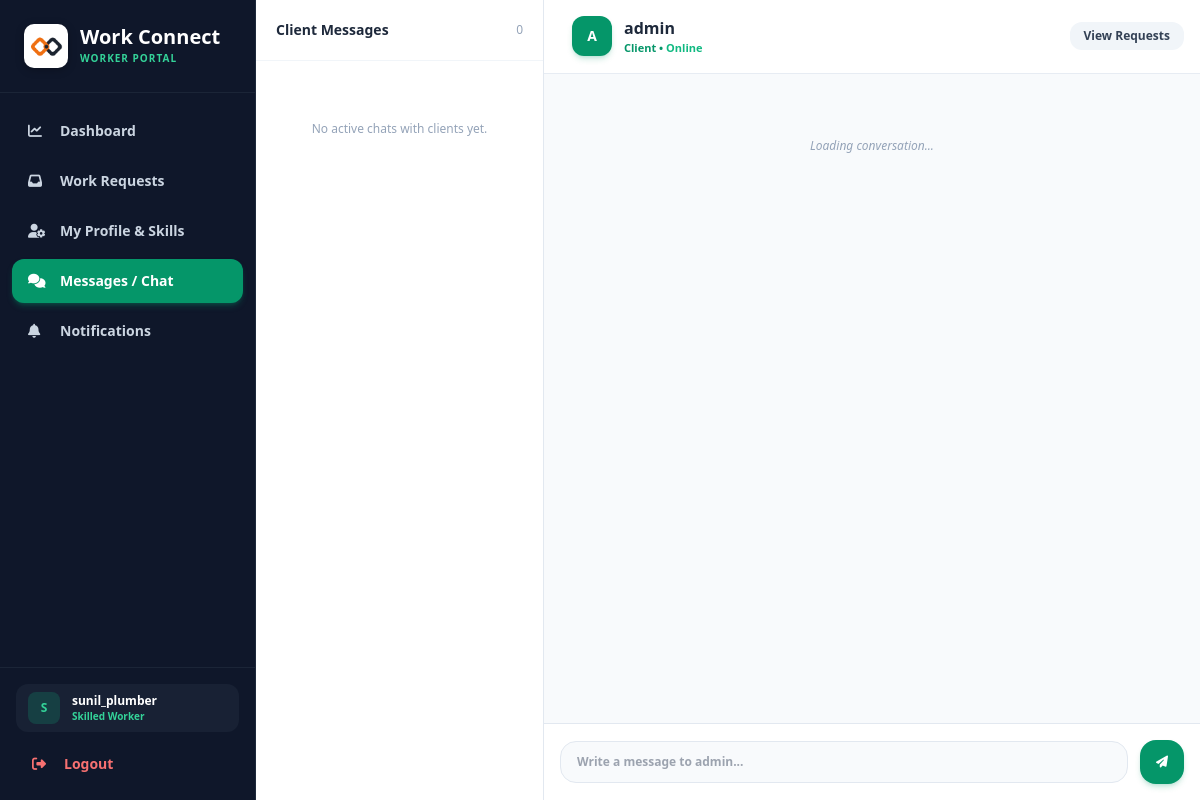
The page /worker/chat.php?user_id=4 (signed in) on the database its author committed.
### tables this page shows
CREATE TABLE `users` (
  `id` int(11) NOT NULL AUTO_INCREMENT,
  `username` varchar(100) NOT NULL,
  `email` varchar(150) NOT NULL,
  `password` varchar(255) NOT NULL,
  `role_id` int(11) NOT NULL,
  `created_at` timestamp NOT NULL DEFAULT current_timestamp(),
  PRIMARY KEY (`id`),
  UNIQUE KEY `username` (`username`),
  UNIQUE KEY `email` (`email`),
  KEY `role_id` (`role_id`),
  CONSTRAINT `users_ibfk_1` FOREIGN KEY (`role_id`) REFERENCES `roles` (`id`)
);

### worker/chat.php (the view, shortened to what this page needs)
<?php
require_once '../includes/db_connect.php';
$current_user_id = $_SESSION['user_id'];
$client_id = isset($_GET['user_id']) && is_numeric($_GET['user_id']) ? (int)$_GET['user_id'] : null;
$client_name = "Client";
if ($client_id) {
    $stmt = $pdo->prepare("SELECT id, username, email FROM users WHERE id = ?");
    $stmt->execute([$client_id]);
    $client = $stmt->fetch();
    if ($client) {
        $client_name = $client['username'];
    }
}
$stmtList = $pdo->prepare("
    SELECT DISTINCT u.id, u.username, u.email
    FROM users u
    JOIN messages m ON (u.id = m.sender_id OR u.id = m.receiver_id)
    WHERE (m.sender_id = ? OR m.receiver_id = ?) AND u.id != ?
    ORDER BY u.username ASC
");
$stmtList->execute([$current_user_id, $current_user_id, $current_user_id]);
$chat_list = $stmtList->fetchAll();
?>
<!DOCTYPE html>
<html lang="en">
<head>
    <script src="https://cdn.tailwindcss.com"></script>
    <link rel="stylesheet" href="https://cdnjs.cloudflare.com/ajax/libs/font-awesome/6.5.1/css/all.min.css">
</head>
<body class="bg-slate-50 font-sans">
<div class="flex h-screen overflow-hidden">
    <?php include '../includes/worker_sidebar.php'; ?>
    <div class="w-72 bg-white border-r border-slate-200 hidden lg:flex flex-col">
        <div class="p-5 border-b border-slate-100 flex items-center justify-between">
            <h3 class="font-bold text-slate-800 text-sm">Client Messages</h3>
            <span class="text-xs text-slate-400"><?php echo count($chat_list); ?></span>
        </div>
        <div class="flex-1 overflow-y-auto p-3 space-y-1 chat-scroll">
            <?php if (empty($chat_list)): ?>
                <div class="text-center py-12 text-slate-400 text-xs">
                    No active chats with clients yet.
                </div>
            <?php endif; ?>
        </div>
    </div>
    <div class="flex-1 flex flex-col bg-slate-50">
        <header class="bg-white border-b border-slate-200/80 p-4 flex items-center justify-between sticky top-0 z-20">
            <div class="flex items-center space-x-3">
                <div class="w-10 h-10 rounded-xl bg-emerald-600 text-white font-bold flex items-center justify-center text-sm shadow-md shadow-emerald-600/20">
                    <?php echo strtoupper(substr($client_name, 0, 1)); ?>
                </div>
                <div>
                    <h3 class="font-bold text-slate-800 text-sm md:text-base"><?php echo htmlspecialchars($client_name); ?></h3>
                    <p class="text-[11px] text-emerald-600 font-semibold">Client &bull; <span class="text-emerald-500 font-bold">Online</span></p>
                </div>
            </div>
            <a href="requests.php" class="bg-slate-100 hover:bg-slate-200 text-slate-700 px-3.5 py-1.5 rounded-xl text-xs font-bold transition-colors">
                View Requests
            </a>
        </header>
        <div id="chatMessages" class="flex-1 overflow-y-auto p-4 md:p-6 space-y-3 chat-scroll">
            <div class="text-center py-10 text-slate-400 text-xs italic">
                Loading conversation...
            </div>
        </div>
        <div class="p-4 bg-white border-t border-slate-200">
            <form id="chatForm" class="max-w-4xl mx-auto flex items-center space-x-3">
                <input type="text" id="messageInput" placeholder="Write a message to <?php echo htmlspecialchars($client_name); ?>..." required
                       class="flex-1 px-4 py-3 bg-slate-50 border border-slate-200 rounded-2xl text-xs font-semibold focus:ring-2 focus:ring-emerald-500 outline-none">
                <button type="submit" class="w-11 h-11 bg-emerald-600 hover:bg-emerald-700 text-white rounded-2xl flex items-center justify-center transition-all shadow-md shadow-emerald-600/20">
                    <i class="fas fa-paper-plane text-xs"></i>
                </button>
            </form>
        </div>
    </div>
</div>
</body>
</html>

### worker/chat.php (style rules this page uses)
body { font-family: 'Outfit', sans-serif; }

### rows shown on the page
users: username "A", username "admin", username "Write a message to admin..."

### other values the page prints
substr($_SESSION['username'] ?? 'W', 0, 1) "S"
$_SESSION['username'] "sunil_plumber"
count($chat_list) "0"
